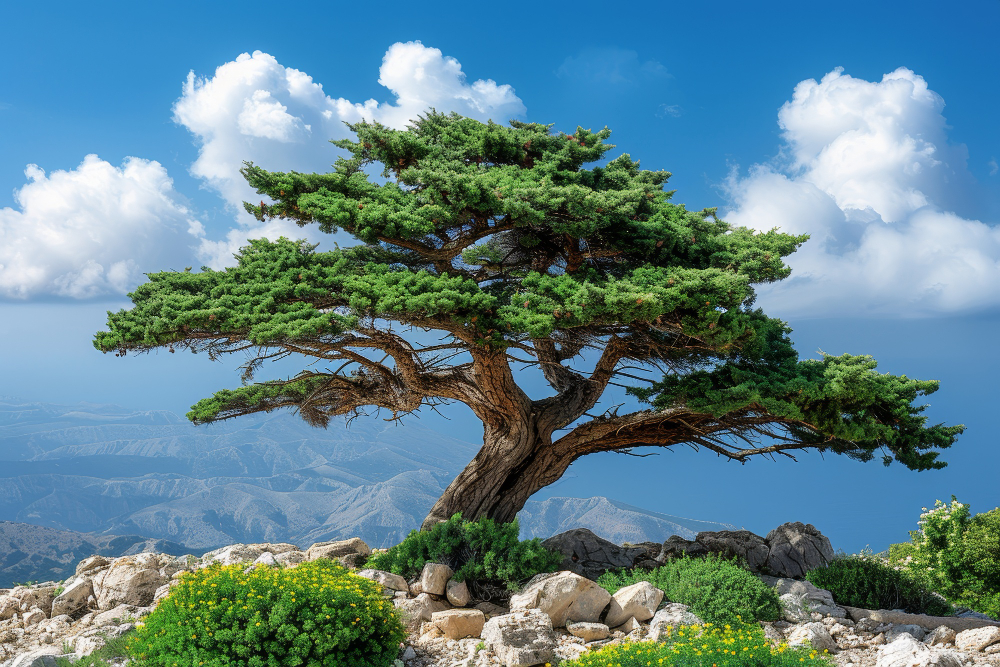
#> input picture gambar.jpg, 1000 x 667 px
$ python image_processing.py   (older library calls are emulated)
#> lines starting #> are read from the running program, lines starting #| are printed output that depends on the picture
import cv2
import numpy as np
import matplotlib.pyplot as plt

img = cv2.imread("gambar.jpg")
#> img is the input picture: shape (667, 1000, 3); mean B, G, R 140, 130.8, 94.9

gray = cv2.cvtColor(img, cv2.COLOR_BGR2GRAY)
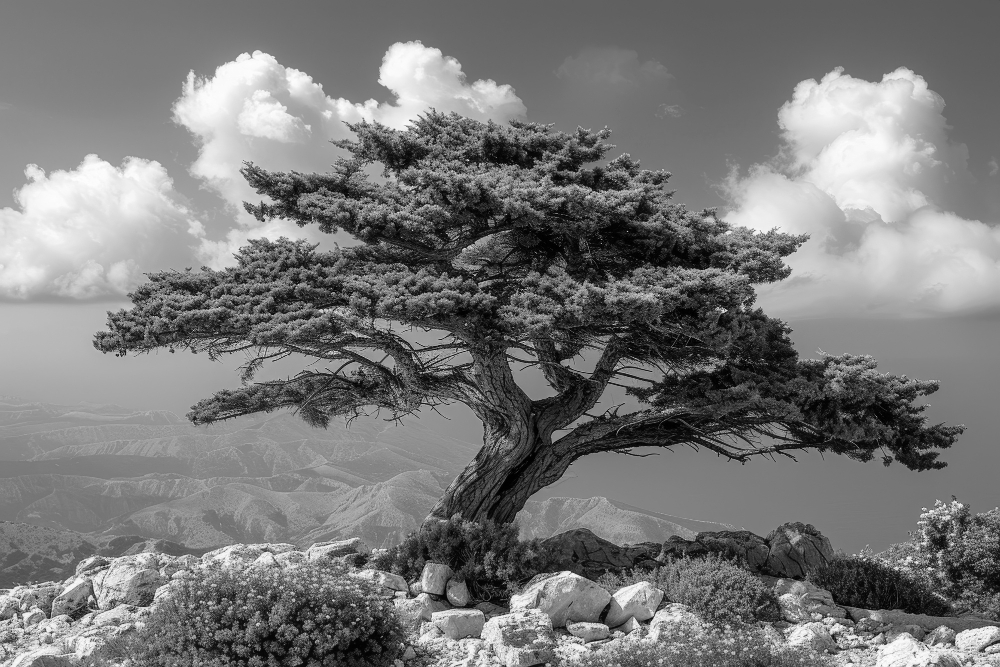
#> gray: shape (667, 1000); min 0, max 254, mean 121.1

equalized = cv2.equalizeHist(gray)
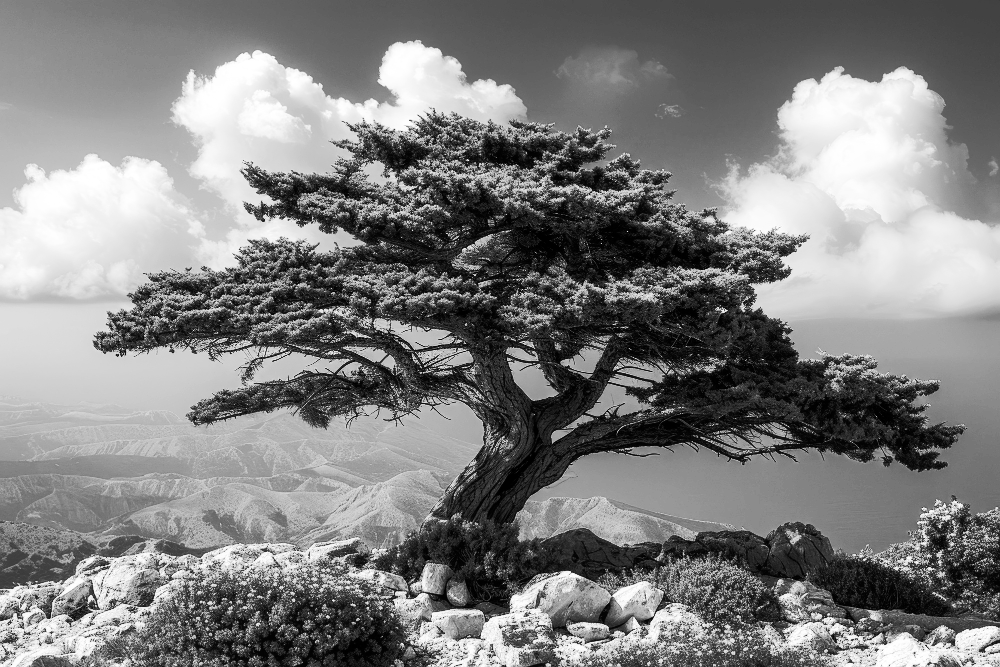
#> equalized: shape (667, 1000); min 0, max 255, mean 128.2

avg_blur = cv2.blur(gray, (5,5))

median_blur = cv2.medianBlur(gray, 5)

kernel_sharpen = np.array([
    [0,-1,0],
    [-1,5,-1],
    [0,-1,0]
])

sharpened = cv2.filter2D(gray, -1, kernel_sharpen)
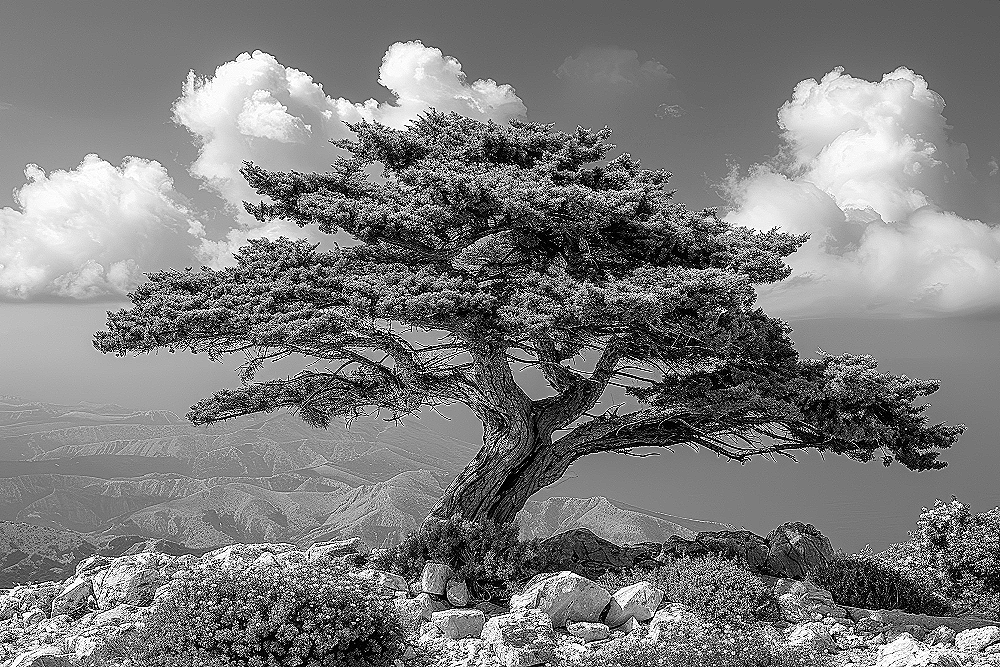
#> sharpened: shape (667, 1000); min 0, max 255, mean 124.4

sobelx = cv2.Sobel(gray, cv2.CV_64F, 1, 0, ksize=3)
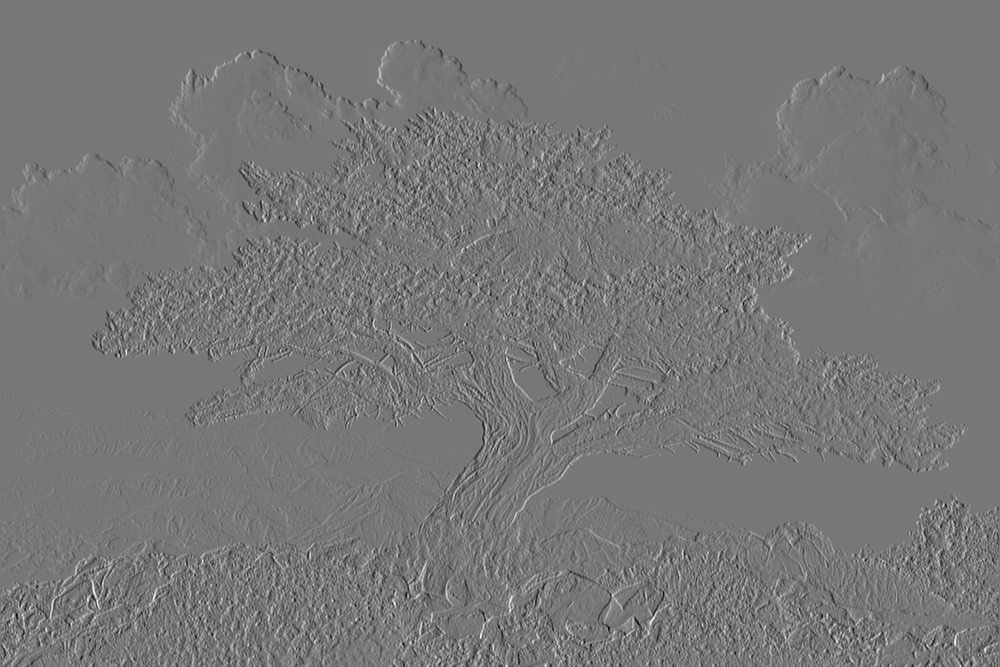
#> sobelx: shape (667, 1000) float64; min -649, max 734, mean -0.3; drawn with min black and max white
sobely = cv2.Sobel(gray, cv2.CV_64F, 0, 1, ksize=3)
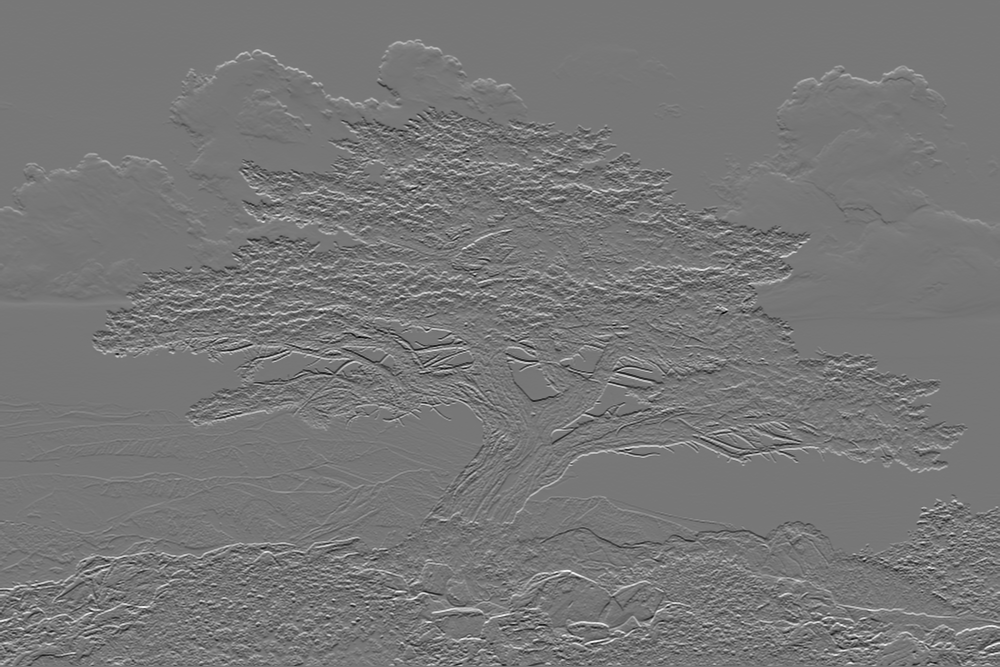
#> sobely: shape (667, 1000) float64; min -693, max 784, mean 0.2; drawn with min black and max white

sobel = cv2.magnitude(sobelx, sobely)
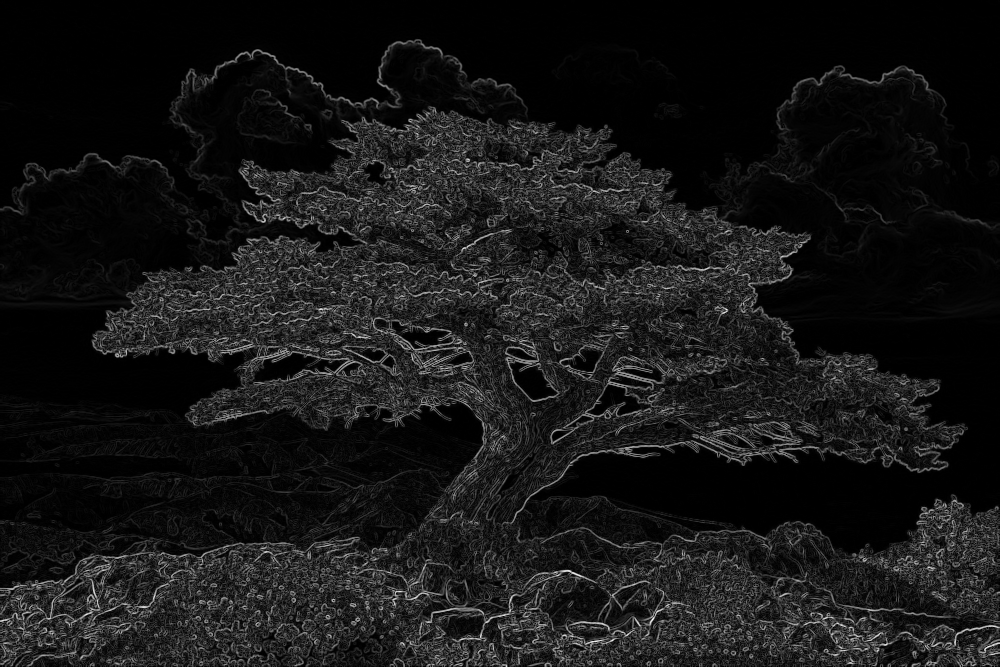
#> sobel: shape (667, 1000) float64; min 0, max 843.5, mean 76.1; drawn with min black and max white
sobel = cv2.convertScaleAbs(sobel)
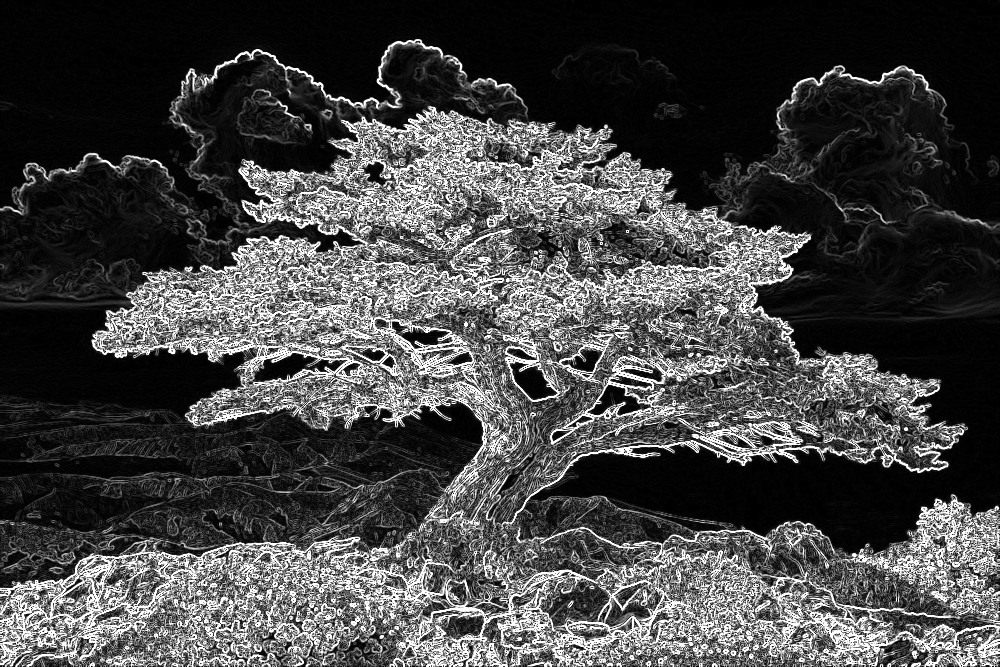
#> sobel: shape (667, 1000); min 0, max 255, mean 70

plt.figure(figsize=(10,6))

plt.subplot(2,3,1)
plt.title("Original")
plt.imshow(gray, cmap='gray')
plt.axis("off")

plt.subplot(2,3,2)
plt.title("Equalized")
plt.imshow(equalized, cmap='gray')
plt.axis("off")

plt.subplot(2,3,3)
plt.title("Avg Blur")
plt.imshow(avg_blur, cmap='gray')
plt.axis("off")

plt.subplot(2,3,4)
plt.title("Median Blur")
plt.imshow(median_blur, cmap='gray')
plt.axis("off")

plt.subplot(2,3,5)
plt.title("Sharpened")
plt.imshow(sharpened, cmap='gray')
plt.axis("off")

plt.subplot(2,3,6)
plt.title("Sobel")
plt.imshow(sobel, cmap='gray')
plt.axis("off")

plt.tight_layout()
plt.show()
